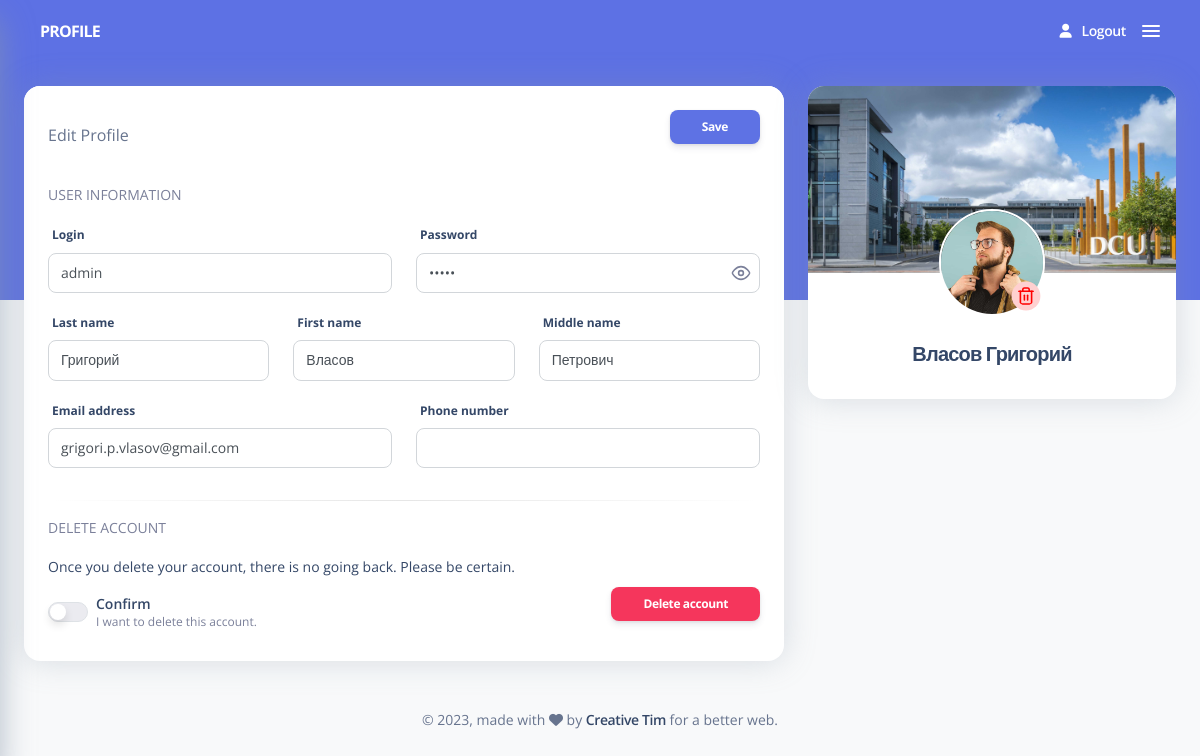
The page /profile/1/ (signed in) on the database its author committed.
### tables this page shows
CREATE TABLE web_users (id INTEGER PRIMARY KEY AUTOINCREMENT NOT NULL, login VARCHAR (200) NOT NULL, password VARCHAR (200) NOT NULL, last_name VARCHAR NOT NULL, first_name VARCHAR NOT NULL, middle_name VARCHAR NOT NULL, mail VARCHAR, phone VARCHAR, uid VARCHAR, user_type INTEGER NOT NULL, user_secret VARCHAR (100) NOT NULL, is_2fa_enabled BOOLEAN NOT NULL, recovery_code VARCHAR (50));

### website.py (the view)
	def inner(*args, **kwargs):
		return func(*args, **kwargs)

### db.py (called while the page is built)
	def get_user_password_by_login(self, login):
		with self.connection:
			return self.cursor.execute("""SELECT password FROM web_users WHERE login = ?""", (login,)).fetchone()[0]

	def get_user_name_by_login(self, login, need_with_conn=True):
		quare = """SELECT last_name, first_name, middle_name, mail, phone FROM web_users WHERE login = ?"""
		if need_with_conn:
			with self.connection:
				return self.cursor.execute(quare, (login,)).fetchone()
		else:
			return self.cursor.execute(quare, (login,)).fetchone()

	def get_all_user_ids(self):
		with self.connection:
			return list(map(lambda t: t[0], self.cursor.execute("""SELECT id FROM web_users;""").fetchall()))

	def get_user_type_by_login(self, login):
		with self.connection:
			return self.cursor.execute("""SELECT user_type FROM web_users WHERE login = ?""", (login,)).fetchone()[0]

	def get_login_by_user_id(self, user_id):
		with self.connection:
			return self.cursor.execute("""SELECT login FROM web_users WHERE id = ?""", (user_id,)).fetchone()[0]

	def close_connection(self):
		self.connection.close()

### website.py (called while the page is built)
def add_one_to_views(func):
	def inner(*args, **kwargs):
		return func(*args, **kwargs)
	inner.__name__ = func.__name__
	return inner

### templates/profile.html (shortened to what this page needs)
<!DOCTYPE html>
<html lang="en">
<head>
  <link href="/static/css/nucleo-icons.css" rel="stylesheet" />
  <link href="/static/css/nucleo-svg.css" rel="stylesheet" />
  <link href="/static/css/nucleo-svg.css" rel="stylesheet" />
  <link id="pagestyle" href="/static/css/5916e8d202d96962.css" rel="stylesheet" />
  <link rel="stylesheet" href="/static/css/argon-dashboard-tailwind.min.css" />
  <link id="pagestyle" href="/static/css/argon-dashboard.css?v=2.0.4" rel="stylesheet" />
  <link href="/static/css/toast.min.css" rel="stylesheet">
  <link rel="stylesheet" href="/static/css/style.css">
</head>
<body class="g-sidenav-show bg-gray-100">
  <div class="main-content position-relative max-height-vh-100 h-100">
    <nav class="navbar navbar-main navbar-expand-lg px-0 mx-4 shadow-none border-radius-xl " id="navbarBlur"
      data-scroll="false">
      <div class="container-fluid py-1 px-3">
        <nav aria-label="breadcrumb">
          <h6 class="font-weight-bolder text-white mb-0">Profile</h6>
        </nav>
        <div class="collapse navbar-collapse mt-sm-0 mt-2 me-md-0 me-sm-4" id="navbar">
          <ul class="navbar-nav  justify-content-end">
            <li class="nav-item d-flex align-items-center">
              <a href="/logout" class="nav-link text-white font-weight-bold px-0">
                <i class="fa fa-user me-sm-1" aria-hidden="true"></i>
                <span class="d-sm-inline" style="margin-left: 3px;">Logout</span>
              </a>
            </li>
            <li class="nav-item d-xl-none ps-3 d-flex align-items-center">
              <a href="javascript:;" class="nav-link text-white p-0" id="iconNavbarSidenav">
                <div class="sidenav-toggler-inner">
                  <i class="sidenav-toggler-line bg-white"></i>
                  <i class="sidenav-toggler-line bg-white"></i>
                  <i class="sidenav-toggler-line bg-white"></i>
                </div>
              </a>
            </li>
          </ul>
        </div>
      </div>
    </nav>
    <div class="container-fluid py-4">
      <div class="row">
        <div class="col-md-8">
          <div class="card">
            <div class="card-header pb-0">
              <div class="d-flex align-items-center">
                <p class="mb-0">Edit Profile</p>
                {% if is_can_changind == 1 %}
                <button id="save-btn" class="btn btn-primary btn-sm ms-auto" onclick="saveUserData()">Save</button>
                {% endif %}
              </div>
            </div>
            <div class="card-body">
              <p class="text-uppercase text-sm">User Information</p>
              {% if is_can_changind == 1 %}
              <div class="row">
                <div class="col-md-6">
                  <div class="form-group">
                    <label for="example-text-input" class="form-control-label">Login</label>
                    <input id="login-input" class="form-control" type="text" value="{{ user_login }}">
                  </div>
                </div>
                <div class="col-md-6">
                  <div class="form-group">
                    <label for="example-text-input" class="form-control-label">Password</label>
                    <div style="position: relative;">
                      <input id="password-input" class="form-control" type="password" value="{{ user_password }}">
                      <span id="show-password-btn" style="cursor: pointer; position: absolute; top: 7px; right: 2%;"
                        onclick="show_password()">
                      </span>
                    </div>
                  </div>
                </div>
              </div>
              {% endif %}
              <div class="row">
                <div class="col-md">
                  <div class="form-group">
                    <label for="example-text-input" class="form-control-label">Last name</label>
                    <input id="last_name-input" class="form-control" type="text" value="{{ last_name }}"
                      onchange="this.value = `${this.value.charAt(0).toUpperCase()}${this.value.slice(1).toLowerCase()}`">
                  </div>
                </div>
                <div class="col-md">
                  <div class="form-group">
                    <label for="example-text-input" class="form-control-label">First name</label>
                    <input id="first_name-input" class="form-control" type="text" value="{{ first_name }}"
                      onchange="this.value = `${this.value.charAt(0).toUpperCase()}${this.value.slice(1).toLowerCase()}`">
                  </div>
                </div>
                <div class="col-md">
                  <div class="form-group">
                    <label for="example-text-input" class="form-control-label">Middle name</label>
                    <input id="middle_name-input" class="form-control" type="text" value="{{ middle_name }}"
                      onchange="this.value = `${this.value.charAt(0).toUpperCase()}${this.value.slice(1).toLowerCase()}`">
                  </div>
                </div>
              </div>
              <div class="row">
                <div class="col-md">
                  <div class="form-group">
                    <label for="example-text-input" class="form-control-label">Email address</label>
                    <input id="mail-input" class="form-control" type="email" value="{{ mail }}">
                  </div>
                </div>
                <div class="col-md">
                  <div class="form-group">
                    <label for="example-text-input" class="form-control-label">Phone number</label>
                    <input id="phone-input" class="form-control phone-input" type="tel" value="{{ phone }}"
                      maxlength="18">
                  </div>
                </div>
              </div>
              {% if (user_type == 0 and is_other_profile) or (user_type == 1 and (not is_other_profile)) %}
              <hr class="horizontal dark">
              <p class="text-uppercase text-sm">Delete Account</p>
              <div class="row" style="margin-bottom: 0;">
                <div class="col-md-6 w-100">
                  <label class="form-check-label ml-auto" style="cursor: auto;">
                    Once you delete your account, there is no going back. Please be certain.
                  </label>
                </div>
              </div>
              <div class="row">
                <div class="col-md-6 flex w-100">
                  <div class="min-h-6 mb-0.5 flex items-center">
                    <input id="confirm-input" style="width: 2.5rem !important;"
                      class="rounded-10 duration-300 ease-in-out after:rounded-circle after:shadow-2xl after:duration-300 checked:after:translate-x-5.3 h-5 mt-0.5 relative float-left w-10 cursor-pointer appearance-none border border-solid border-gray-200 bg-slate-800/10 bg-none bg-contain bg-left bg-no-repeat align-top transition-all after:absolute after:top-px after:h-4 after:w-4 after:translate-x-px after:bg-white after:content-[''] checked:border-blue-500/95 checked:bg-blue-500/95 checked:bg-none checked:bg-right"
                      type="checkbox" />
                    <div class="ml-2">
                      <span
                        class="block text-sm font-semibold leading-normal text-slate-700 dark:text-white">Confirm</span>
                      <span class="block text-xs leading-tight">
                        I want to delete {% if is_other_profile %}this{% else %}my{% endif %} account.</span>
                    </div>
                  </div>
                  <button class="btn btn-danger btn-sm ms-auto" onclick="delete_account(this)">Delete account</button>
                </div>
              </div>
              {% endif %}
            </div>
          </div>
        </div>
        <div class="col-md-4">
          <div class="card card-profile" style="height: auto;">
            <img src="/static/img/bg-profile.jpg" alt="Image placeholder" class="card-img-top">
            <div class="row justify-content-center">
              <div class="col-4 col-lg-4 order-lg-2">
                <div class="mt-n4 mt-lg-n6 mb-4 mb-lg-0" style="position: relative;">
                  <a onclick="document.getElementById('fileUpload').click();" style="cursor: pointer;">
                    <img id="user-avatar" src="{{ user_avatar_path }}"
                      class="rounded-circle img-fluid border border-2 border-white">
                  </a>
                  {% if is_can_changind == 1 %}
                  <svg xmlns="http://www.w3.org/2000/svg" width="24" height="24" viewBox="0 0 24 24" fill="none"
                    stroke="red" stroke-width="2" stroke-linecap="round" stroke-linejoin="round" id="remove-user-avatar"
                    class="feather feather-trash-2"
                    style="{% if not is_have_avatar %}display: none;{% endif %} cursor: pointer; position: absolute; right: 7%; bottom: 7%; background-color: rgb(255 208 208); border-radius: 20px; padding: 4px; scale: 1.2;"
                    onclick="removeUserAvatar()">
                    <polyline points="3 6 5 6 21 6" />
                    <path d="M19 6v14a2 2 0 0 1-2 2H7a2 2 0 0 1-2-2V6m3 0V4a2 2 0 0 1 2-2h4a2 2 0 0 1 2 2v2" />
                    <line x1="10" y1="11" x2="10" y2="17" />
                    <line x1="14" y1="11" x2="14" y2="17" />
                  </svg>
                  {% endif %}
                </div>
              </div>
            </div>
            <div class="card-body pt-0">
              <div class="text-center mt-4">
                <h5 id="user_card_title">
                  {{ first_name }} {{ last_name }}
                </h5>
              </div>
            </div>
          </div>
        </div>
      </div>
    </div>
    <footer class="pt-4">
      <div class="w-full px-6 mx-auto">
        <div class="flex flex-wrap items-center -mx-3 lg:justify-between">
          <div class="w-full max-w-full px-3 mt-0 mb-6 shrink-0 lg:mb-0 lg:w-1/2 lg:flex-none" style="width: 100%;">
            <div class="text-sm leading-normal text-center copyright text-slate-500 lg:text-left">
              ©
              ,
              made with <i class="fa fa-heart"></i> by
              <a href="https://www.creative-tim.com" class="font-weight-bold" target="_blank">Creative Tim</a>
              for a better web.
            </div>
          </div>
        </div>
      </div>
    </footer>
  </div>
</body>
</html>

### static/css/style.css (style rules this page uses)
.sidenav-header, hr { margin-top: 16px; }
.col-4 { display: flex; align-items: flex-end; flex-direction: column; }

### rows shown on the page
web_users: login "admin", first_name "Григорий", last_name "Власов", middle_name "Петрович", mail "grigori.p.vlasov@gmail.com"
